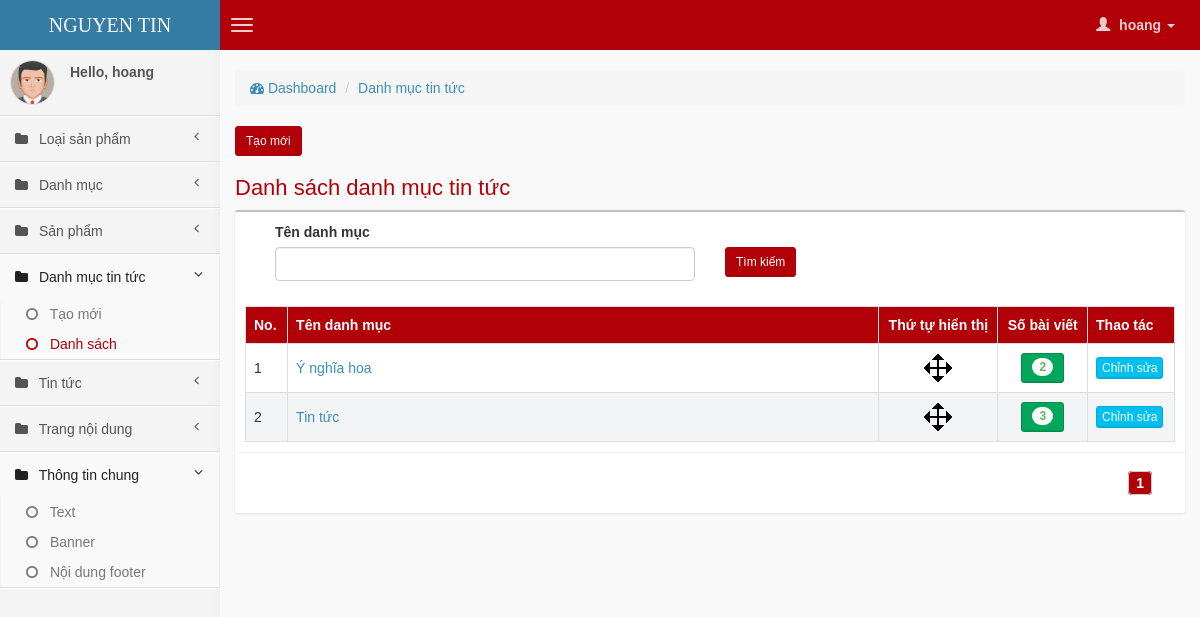
/backend/index.php?mod=cate-articles&act=list (signed in), run on the app's committed database.
### tables this page shows
CREATE TABLE IF NOT EXISTS `articles_cate` (
  `id` int(11) NOT NULL AUTO_INCREMENT,
  `name_vi` varchar(255) NOT NULL,
  `name_en` varchar(255) NOT NULL,
  `alias_vi` varchar(255) NOT NULL,
  `alias_en` varchar(255) NOT NULL,
  `display_order` int(11) NOT NULL,
  `meta_title_vi` varchar(255) NOT NULL,
  `meta_title_en` varchar(255) NOT NULL,
  `meta_description_vi` varchar(255) NOT NULL,
  `meta_description_en` varchar(255) NOT NULL,
  `meta_keyword_vi` varchar(255) NOT NULL,
  `meta_keyword_en` varchar(255) NOT NULL,
  `created_at` int(11) NOT NULL,
  `updated_at` int(11) NOT NULL,
  PRIMARY KEY (`id`)
);

### backend/view/cate-articles/list.php (the view, shortened to what this page needs)
<?php
require_once "model/Backend.php";
$model = new Backend;
$link = $link_back = "index.php?mod=cate-articles&act=list";
$link_form = "index.php?mod=cate-articles&act=form";
if (isset($_GET['name_vi']) && $_GET['name_vi'] != '') {
    $arrCustom['name_vi'] = $_GET['name_vi'];
    $link.="&name=".$arrCustom['name_vi'];
    $link_back.="&name=".$arrCustom['name_vi'];
} else {
    $arrCustom['name_vi'] = '';
}
$table = "articles_cate";
$listTotal = $model->getList($table, -1, -1, $arrCustom, 1);
$total_record = $listTotal['total'];
$total_page = ceil($total_record / 100);
$page = isset($_GET['page']) ? (int) $_GET['page'] : 1;
$offset = 100 * ($page - 1);
$list = $model->getList($table, $offset, 100, $arrCustom, 1);
?>
<div class="row">
    <div class="col-md-12">
        <section class="content-header">
      <ol class="breadcrumb">
        <li><a href="index.php"><i class="fa fa-dashboard"></i> Dashboard</a></li>
        <li><a href="index.php?mod=cate-articles&act=list">Danh mục tin tức</a></li>
      </ol>
    </section>
    <a class="btn btn-primary btn-sm right" href="<?php echo $link_form; ?>">Tạo mới</a>
         <div class="box-header">
                <h2 class="box-title" style="text-tranform:uppercase !important;color: #B10007">
                    Danh sách danh mục tin tức
                </h2>
            </div>
        <div class="box">
            <div class="col-md-12">
                <div class="box_search">
                <form method="get" id="formSearch" name="formSearch">
                    <div class="col-md-6">
                         <div class="form-group">
                            <label for="name">Tên danh mục</label>
                            <input type="text" name='name_vi' id='name_vi' value="<?php echo $arrCustom['name_vi']; ?>" class="form-control" />
                        </div>
                    </div>
                    <div class="col-md-6">
                         <div class="form-group">
                            <label for="name">&nbsp;</label><br>
                            <button class="btn btn-primary btn-sm right" type="submit">Tìm kiếm</button>
                        </div>
                    </div>
                </form>
                <div class="clearfix"></div>
                </div>
            </div>
            <div class="box-body">
                <table class="table table-bordered table-striped" id="tbl_list">
                    <tbody><tr>
                        <th width="1%">No.</th>
                        <th width="50%">Tên danh mục</th>
                        <th style="text-align:center;width: 1%;white-space:nowrap">Thứ tự hiển thị</th>
                        <th style="text-align:center;width: 1%;white-space:nowrap">Số bài viết</th>
                        <th style="width: 1%;white-space:nowrap">Thao tác</th>
                    </tr>
                    <?php
                    $i = ($page-1) * LIMIT;
                    if(!empty($list['data'])){
                    foreach ($list['data'] as $key => $row) {
                    $i++;
                    ?>
                    <tr id="row-<?php echo $row['id']; ?>">
                        <td width="1%"><span class="order"><?php echo $i; ?></span></td>
                        <td width="50%">
                            <a href="index.php?mod=cate-articles&act=form&id=<?php echo $row['id']; ?>&parent_id=<?php echo $row['parent_id'];?>&cate_type_id=<?php echo $row['cate_type_id']; ?>&menu_type=<?php echo $row['menu_type']; ?>">
                                <?php echo $row['name_vi']; ?>
                            </a>
                        </td>
                        <td style="text-align:center;width: 1%;white-space:nowrap"><img src="img/drag.png" class="dragHandle" /></td>
                        <td style="text-align:center;width: 1%;white-space:nowrap">
                            <a class="btn btn-success btn-sm" href="index.php?mod=articles&act=list&cate_id=<?php echo $row['id']; ?>">
                                <span class="badge"><?php echo $model->countChildByParent('articles','cate_id', $row['id']); ?></span>
                            </a>
                        </td>
                        <td style="width: 1%;white-space:nowrap">
                            <a class="btn btn-info btn-xs" href="index.php?mod=cate-articles&act=form&id=<?php echo $row['id']; ?>">
                                Chỉnh sửa
                            </a>
                        </td>
                    </tr>
                    <?php } }else{  ?>
                    <tr>
                        <td colspan="6">Không tìm thấy dữ liệu.</td>
                    </tr>
                    <?php } ?>
                </tbody></table>
            </div>
            <div class="box-footer clearfix">
                <?php echo $model->phantrang($page, PAGE_SHOW, $total_page, $link); ?>
            </div>
        </div>
    </div>
</div>

### data on the page
articles_cate: name_vi "Ý nghĩa hoa", countChildByParent "2"
articles_cate: name_vi "Tin tức", countChildByParent "3"

### other printed values
$_SESSION['email'] "hoang"
